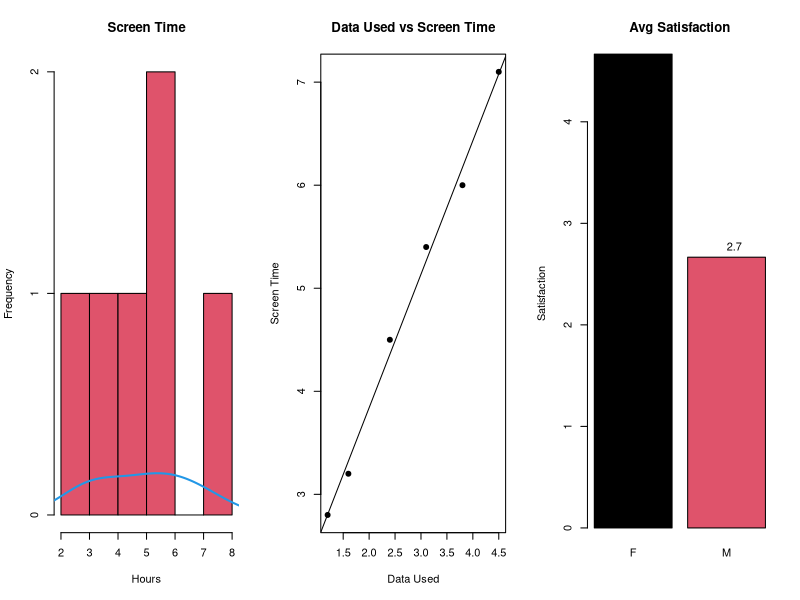

Here is the R script that generated this plot:
d<-data.frame(G=c("M","F","M","F","M","F"),
              S=c(4.5,6,3.2,7.1,2.8,5.4),
              U=c(2.4,3.8,1.6,4.5,1.2,3.1),
              Sa=c(3,5,3,5,2,4))

par(mfrow=c(1,3))

hist(d$S,col=2,main="Screen Time",xlab="Hours")
lines(density(d$S),col=4,lwd=2)

plot(d$U,d$S,pch=19,main="Data Used vs Screen Time",
     xlab="Data Used",ylab="Screen Time")
abline(lm(S~U,d))
cor(d$U,d$S)

m<-aggregate(Sa~G,d,mean)
barplot(m$Sa,names.arg=m$G,col=1:2,main="Avg Satisfaction",
        ylab="Satisfaction")
text(seq_along(m$Sa),m$Sa,round(m$Sa,1),pos=3)
